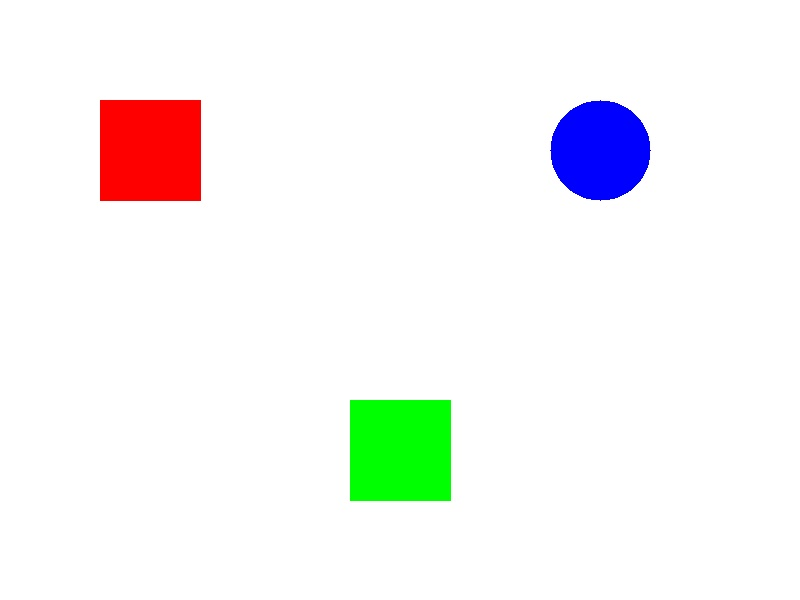
#> input picture sample_image.jpg, 800 x 600 px
$ python object_detector.py sample_image.jpg
#> lines starting #> are read from the running program, lines starting #| are printed output that depends on the picture; after the words box and inside, x2 and y2 are one past the last pixel; in counts of white or black regions, pixels touching at a corner belong together
#!/usr/bin/env python3
"""
Object Detection and Distance Calculation Script

This script detects objects in an image and calculates distances between them
on a 2D plane, treating the surface as a flat table.
"""

import cv2
import numpy as np
import matplotlib.pyplot as plt
import argparse
import math
from typing import List, Tuple, Dict, Any
import json
import os

# Optional imports for YOLO detection
try:
    from ultralytics import YOLO
    YOLO_AVAILABLE = True
except ImportError:
    YOLO_AVAILABLE = False
    print("Warning: ultralytics not available. YOLO detection will be disabled.")


class ObjectDetector:
    """
    A class for detecting objects in images and calculating distances between them.
    """

    def __init__(self):
        """Initialize the ObjectDetector with default parameters."""
        self.detected_objects = []
        self.image = None
        self.image_height = 0
        self.image_width = 0
        self.yolo_model = None

        # COCO class names for common objects
        self.coco_classes = {
            0: 'person', 47: 'apple', 48: 'banana', 49: 'orange', 50: 'carrot',
            51: 'hot_dog', 52: 'pizza', 53: 'donut', 54: 'cake', 39: 'bottle',
            40: 'wine_glass', 41: 'cup', 42: 'fork', 43: 'knife', 44: 'spoon',
            45: 'bowl', 67: 'cell_phone', 68: 'microwave', 69: 'oven', 70: 'toaster',
            71: 'sink', 72: 'refrigerator', 73: 'book', 74: 'clock', 75: 'vase',
            76: 'scissors', 77: 'teddy_bear', 78: 'hair_drier', 79: 'toothbrush',
            1: 'bicycle', 2: 'car', 3: 'motorcycle', 4: 'airplane', 5: 'bus',
            6: 'train', 7: 'truck', 8: 'boat', 9: 'traffic_light', 10: 'fire_hydrant',
            11: 'stop_sign', 12: 'parking_meter', 13: 'bench', 14: 'bird', 15: 'cat',
            16: 'dog', 17: 'horse', 18: 'sheep', 19: 'cow', 20: 'elephant',
            21: 'bear', 22: 'zebra', 23: 'giraffe', 24: 'backpack', 25: 'umbrella',
            26: 'handbag', 27: 'tie', 28: 'suitcase', 29: 'frisbee', 30: 'skis',
            31: 'snowboard', 32: 'sports_ball', 33: 'kite', 34: 'baseball_bat',
            35: 'baseball_glove', 36: 'skateboard', 37: 'surfboard', 38: 'tennis_racket'
        }

    def load_image(self, image_path: str) -> bool:
        """
        Load an image from file path.

        Args:
            image_path (str): Path to the image file

        Returns:
            bool: True if image loaded successfully, False otherwise
        """
        try:
            self.image = cv2.imread(image_path)
            if self.image is None:
                print(f"Error: Could not load image from {image_path}")
                return False

            self.image_height, self.image_width = self.image.shape[:2]
            print(f"Image loaded successfully: {self.image_width}x{self.image_height}")
            return True
        except Exception as e:
            print(f"Error loading image: {e}")
            return False

    def detect_objects_by_color(self, color_ranges: List[Dict[str, Any]],
                               use_preprocessing: bool = True) -> List[Dict[str, Any]]:
        """
        Detect objects in the image based on color ranges with improved noise handling.

        Args:
            color_ranges (List[Dict]): List of color range dictionaries with 'name', 'lower', 'upper' keys
            use_preprocessing (bool): Whether to apply noise reduction preprocessing

        Returns:
            List[Dict]: List of detected objects with their properties
        """
        if self.image is None:
            print("No image loaded")
            return []

        # Apply preprocessing for complex backgrounds
        processed_image = self.image.copy()
        if use_preprocessing:
            # Apply Gaussian blur to reduce noise
            processed_image = cv2.GaussianBlur(processed_image, (5, 5), 0)

            # Apply bilateral filter to reduce noise while keeping edges sharp
            processed_image = cv2.bilateralFilter(processed_image, 9, 75, 75)

        # Convert BGR to HSV for better color detection
        hsv = cv2.cvtColor(processed_image, cv2.COLOR_BGR2HSV)
        detected_objects = []

        for color_range in color_ranges:
            name = color_range['name']
            lower = np.array(color_range['lower'])
            upper = np.array(color_range['upper'])

            # Create mask for the color range
            mask = cv2.inRange(hsv, lower, upper)

            # Apply morphological operations to reduce noise
            if use_preprocessing:
                # Remove small noise
                kernel = np.ones((3, 3), np.uint8)
                mask = cv2.morphologyEx(mask, cv2.MORPH_OPEN, kernel)
                # Fill holes
                mask = cv2.morphologyEx(mask, cv2.MORPH_CLOSE, kernel)
                # Smooth edges
                mask = cv2.medianBlur(mask, 5)

            # Find contours
            contours, _ = cv2.findContours(mask, cv2.RETR_EXTERNAL, cv2.CHAIN_APPROX_SIMPLE)

            for contour in contours:
                # Filter small contours (adaptive threshold based on image size)
                min_area = max(500, self.image_width * self.image_height * 0.001)  # At least 0.1% of image
                area = cv2.contourArea(contour)
                if area < min_area:
                    continue

                # Filter contours that are too elongated (likely noise)
                x, y, w, h = cv2.boundingRect(contour)
                aspect_ratio = max(w, h) / min(w, h)
                if aspect_ratio > 10:  # Skip very elongated shapes
                    continue

                # Calculate center point
                center_x = x + w // 2
                center_y = y + h // 2

                # Calculate orientation (angle of the major axis)
                if len(contour) >= 5:
                    ellipse = cv2.fitEllipse(contour)
                    angle = ellipse[2]
                else:
                    angle = 0

                # Convert image coordinates to 2D coordinate system
                # (0,0) at bottom-left, with y increasing upward
                coord_x = center_x
                coord_y = self.image_height - center_y

                obj_data = {
                    'name': name,
                    'center': (center_x, center_y),
                    'coordinates_2d': (coord_x, coord_y),
                    'bounding_box': (x, y, w, h),
                    'area': area,
                    'orientation_angle': angle,
                    'contour': contour,
                    'detection_method': 'color'
                }

                detected_objects.append(obj_data)

        self.detected_objects = detected_objects
        return detected_objects

    # [151 lines left out: functions detect_objects_by_template, detect_objects_by_yolo, not called in this run]

    def calculate_distance(self, obj1: Dict[str, Any], obj2: Dict[str, Any],
                          pixels_per_unit: float = 1.0) -> float:
        """
        Calculate Euclidean distance between two objects on a 2D plane.

        Args:
            obj1 (Dict): First object data
            obj2 (Dict): Second object data
            pixels_per_unit (float): Conversion factor from pixels to real-world units

        Returns:
            float: Distance between objects in specified units
        """
        x1, y1 = obj1['coordinates_2d']
        x2, y2 = obj2['coordinates_2d']

        # Calculate Euclidean distance
        pixel_distance = math.sqrt((x2 - x1)**2 + (y2 - y1)**2)
        real_distance = pixel_distance / pixels_per_unit

        return real_distance

    def get_object_analysis(self, pixels_per_unit: float = 1.0) -> Dict[str, Any]:
        """
        Get comprehensive analysis of detected objects including distances.

        Args:
            pixels_per_unit (float): Conversion factor from pixels to real-world units

        Returns:
            Dict: Analysis results
        """
        if len(self.detected_objects) < 2:
            return {
                'error': 'At least 2 objects required for distance analysis',
                'objects_detected': len(self.detected_objects)
            }

        analysis = {
            'image_dimensions': (self.image_width, self.image_height),
            'coordinate_system': '2D with origin at bottom-left, y-axis pointing up',
            'objects': [],
            'distances': []
        }

        # Add object information
        for i, obj in enumerate(self.detected_objects):
            obj_info = {
                'id': i,
                'name': obj['name'],
                'position_2d': obj['coordinates_2d'],
                'center_pixels': obj['center'],
                'area_pixels': obj['area'],
                'orientation_degrees': obj['orientation_angle'],
                'facing_direction': self._get_facing_direction(obj['orientation_angle'])
            }
            analysis['objects'].append(obj_info)

        # Calculate all pairwise distances
        for i in range(len(self.detected_objects)):
            for j in range(i + 1, len(self.detected_objects)):
                obj1 = self.detected_objects[i]
                obj2 = self.detected_objects[j]
                distance = self.calculate_distance(obj1, obj2, pixels_per_unit)

                distance_info = {
                    'object1': obj1['name'],
                    'object2': obj2['name'],
                    'distance_pixels': distance * pixels_per_unit,
                    'distance_units': distance,
                    'object1_position': obj1['coordinates_2d'],
                    'object2_position': obj2['coordinates_2d']
                }
                analysis['distances'].append(distance_info)

        return analysis

    def _get_facing_direction(self, angle: float) -> str:
        """
        Convert angle to cardinal direction.

        Args:
            angle (float): Angle in degrees

        Returns:
            str: Cardinal direction
        """
        # Normalize angle to 0-360 range
        angle = angle % 360

        if 45 <= angle < 135:
            return "North"
        elif 135 <= angle < 225:
            return "West"
        elif 225 <= angle < 315:
            return "South"
        else:
            return "East"

    def visualize_results(self, save_path: str = None, show_plot: bool = True):
        """
        Visualize the detected objects and their relationships.

        Args:
            save_path (str): Path to save the visualization (optional)
            show_plot (bool): Whether to display the plot
        """
        if self.image is None or not self.detected_objects:
            print("No image or objects to visualize")
            return

        # Create a copy of the image for visualization
        vis_image = self.image.copy()

        # Draw detected objects
        for i, obj in enumerate(self.detected_objects):
            x, y, w, h = obj['bounding_box']
            center = obj['center']

            # Draw bounding box
            cv2.rectangle(vis_image, (x, y), (x + w, y + h), (0, 255, 0), 2)

            # Draw center point
            cv2.circle(vis_image, center, 5, (0, 0, 255), -1)

            # Draw label
            label = f"{obj['name']} ({center[0]}, {self.image_height - center[1]})"
            cv2.putText(vis_image, label, (x, y - 10), cv2.FONT_HERSHEY_SIMPLEX, 0.5, (255, 255, 255), 1)

        # Draw distance lines between objects
        for i in range(len(self.detected_objects)):
            for j in range(i + 1, len(self.detected_objects)):
                pt1 = self.detected_objects[i]['center']
                pt2 = self.detected_objects[j]['center']
                cv2.line(vis_image, pt1, pt2, (255, 0, 0), 2)

                # Add distance label
                mid_x = (pt1[0] + pt2[0]) // 2
                mid_y = (pt1[1] + pt2[1]) // 2
                distance = self.calculate_distance(self.detected_objects[i], self.detected_objects[j])
                cv2.putText(vis_image, f"{distance:.1f}px", (mid_x, mid_y),
                           cv2.FONT_HERSHEY_SIMPLEX, 0.4, (255, 255, 0), 1)

        # Convert BGR to RGB for matplotlib
        vis_image_rgb = cv2.cvtColor(vis_image, cv2.COLOR_BGR2RGB)

        plt.figure(figsize=(12, 8))
        plt.imshow(vis_image_rgb)
        plt.title('Object Detection and Distance Analysis')
        plt.axis('off')

        if save_path:
            plt.savefig(save_path, bbox_inches='tight', dpi=300)
            print(f"Visualization saved to: {save_path}")

        if show_plot:
            plt.show()


def create_sample_color_ranges():
    """Create sample color ranges for common objects."""
    return [
        {
            'name': 'red_object',
            'lower': [0, 50, 50],    # Lower HSV for red
            'upper': [10, 255, 255]  # Upper HSV for red
        },
        {
            'name': 'blue_object',
            'lower': [100, 50, 50],   # Lower HSV for blue
            'upper': [130, 255, 255]  # Upper HSV for blue
        },
        {
            'name': 'green_object',
            'lower': [40, 50, 50],    # Lower HSV for green
            'upper': [80, 255, 255]   # Upper HSV for green
        }
    ]


def main():
    """Main function to run the object detection and distance calculation."""
    parser = argparse.ArgumentParser(description='Detect objects and calculate distances in images')
    parser.add_argument('image_path', help='Path to input image')
    parser.add_argument('--method', choices=['color', 'template', 'yolo'], default='color',
                       help='Detection method: color-based, template matching, or YOLO deep learning')
    parser.add_argument('--templates', nargs='+', help='Template image paths (for template method)')
    parser.add_argument('--target-objects', nargs='+',
                       help='Specific objects to detect (for YOLO method, e.g., apple bottle car)')
    parser.add_argument('--confidence', type=float, default=0.5,
                       help='Confidence threshold for YOLO detection (0-1)')
    parser.add_argument('--output', help='Output JSON file path')
    parser.add_argument('--visualize', help='Save visualization image path')
    parser.add_argument('--pixels-per-unit', type=float, default=1.0,
                       help='Pixels per unit for distance measurement')
    parser.add_argument('--no-display', action='store_true', help='Don\'t display visualization')
    parser.add_argument('--no-preprocessing', action='store_true',
                       help='Disable noise reduction preprocessing (for color method)')

    args = parser.parse_args()

    # Initialize detector
    detector = ObjectDetector()

    # Load image
    if not detector.load_image(args.image_path):
#> in load_image, self.image is the input picture: shape (600, 800, 3); mean B, G, R 244.1, 245.4, 245.3
#| Image loaded successfully: 800x600
        return 1

    # Detect objects based on method
    if args.method == 'color':
        color_ranges = create_sample_color_ranges()
        detected_objects = detector.detect_objects_by_color(
            color_ranges, use_preprocessing=not args.no_preprocessing)
#> in detect_objects_by_color, `hsv = cv2.cvtColor(processed_image, cv2.COLOR_BGR2HSV)`: hsv: shape (600, 800, 3); mean H, S, V 4.3, 15, 254.8
#> the loop in detect_objects_by_color, `for color_range in color_ranges:` made 3 passes
#> pass 1, in detect_objects_by_color, `mask = cv2.inRange(hsv, lower, upper)`:
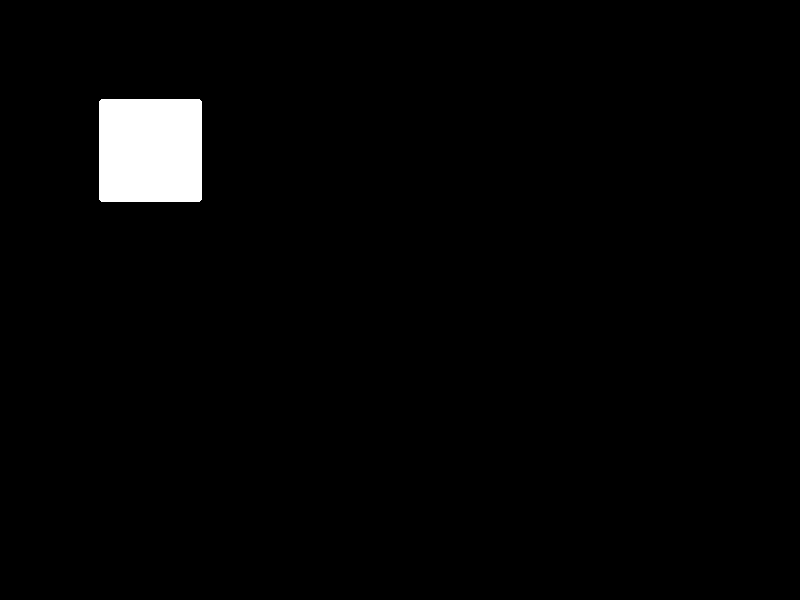
#> mask: shape (600, 800); 2.2% white; 1 white region, box (x1, y1, x2, y2) and area: (99, 99, 202, 202) 10597
#> pass 2, in detect_objects_by_color, `mask = cv2.inRange(hsv, lower, upper)`:
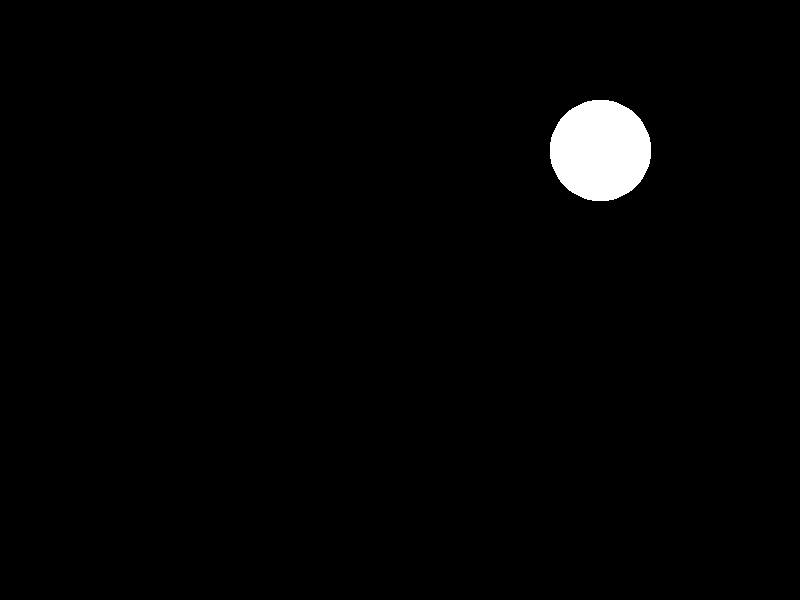
#> mask: shape (600, 800); 1.7% white; 1 white region, box (x1, y1, x2, y2) and area: (550, 100, 651, 201) 8053
#> pass 3, in detect_objects_by_color, `mask = cv2.inRange(hsv, lower, upper)`:
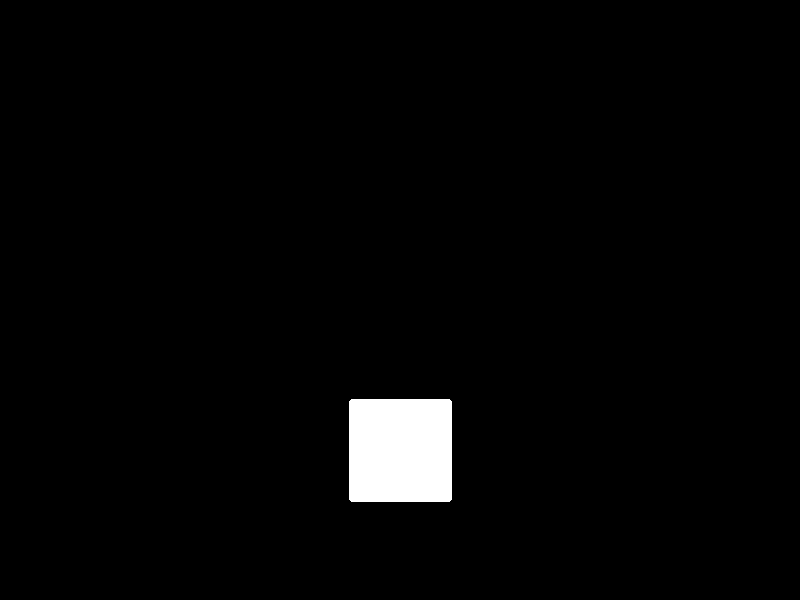
#> mask: shape (600, 800); 2.2% white; 1 white region, box (x1, y1, x2, y2) and area: (349, 399, 452, 502) 10597
#> after the loop in detect_objects_by_color, `for color_range in color_ranges:`: mask: shape (600, 800); 2.2% white; 1 white region, box (x1, y1, x2, y2) and area: (349, 399, 452, 502) 10589
#> after the loop in detect_objects_by_color, `for color_range in color_ranges:`: detected_objects = 3 items
#> detected_objects = 3 items
    elif args.method == 'template':
        if not args.templates:
            print("Template paths required for template matching method")
            return 1
        detected_objects = detector.detect_objects_by_template(args.templates)
    elif args.method == 'yolo':
        detected_objects = detector.detect_objects_by_yolo(
            confidence_threshold=args.confidence,
            target_objects=args.target_objects)
        if not detected_objects and not YOLO_AVAILABLE:
            print("YOLO method requires ultralytics package. Install with: pip install ultralytics")
            return 1

    print(f"\nDetected {len(detected_objects)} objects:")
#| Detected 3 objects:
    for i, obj in enumerate(detected_objects):
        confidence_info = f" (conf: {obj['confidence']:.2f})" if 'confidence' in obj else ""
        print(f"  {i+1}. {obj['name']} at {obj['coordinates_2d']} (area: {obj['area']} pixels){confidence_info}")
#> this loop made 3 passes
#|   1. red_object at (150, 450) (area: 10388.0 pixels)
#|   2. blue_object at (600, 450) (area: 7910.0 pixels)
#|   3. green_object at (400, 150) (area: 10388.0 pixels)

    # Get analysis
    analysis = detector.get_object_analysis(args.pixels_per_unit)
#> the loop in get_object_analysis, `for i, obj in enumerate(self.detected_objects):` made 3 passes
#> the loop in get_object_analysis, `for i in range(len(self.detected_objects)):` made 3 passes
#> analysis = 4 items

    # Output results
    if 'error' in analysis:
        print(f"\nError: {analysis['error']}")
    else:
        print(f"\n=== ANALYSIS RESULTS ===")
        print(f"Image dimensions: {analysis['image_dimensions']}")
#| Image dimensions: (800, 600)
        print(f"Coordinate system: {analysis['coordinate_system']}")
#| Coordinate system: 2D with origin at bottom-left, y-axis pointing up

        print(f"\nObjects detected:")
        for obj in analysis['objects']:
            print(f"  - {obj['name']}: Position {obj['position_2d']}, Facing {obj['facing_direction']}")

        print(f"\nDistances:")
        for dist in analysis['distances']:
            print(f"  - {dist['object1']} to {dist['object2']}: {dist['distance_units']:.2f} units")

    # Save results to JSON if requested
    if args.output:
        with open(args.output, 'w') as f:
            json.dump(analysis, f, indent=2)
        print(f"\nResults saved to: {args.output}")

    # Visualize results
    if len(detected_objects) > 0:
        detector.visualize_results(args.visualize, not args.no_display)
#> the loop in visualize_results, `for i, obj in enumerate(self.detected_objects):` made 3 passes
#> (x, y, w, h, center, label) on passes 1 to 3: (99, 99, 103, 103, (150, 150), 'red_object (150, 450)'), (550, 100, 101, 101, (600, 150), 'blue_object (600, 450)'), (349, 399, 103, 103, (400, 450), 'green_object (400, 150)')
#> after the loop in visualize_results, `for i, obj in enumerate(self.detected_objects):`:
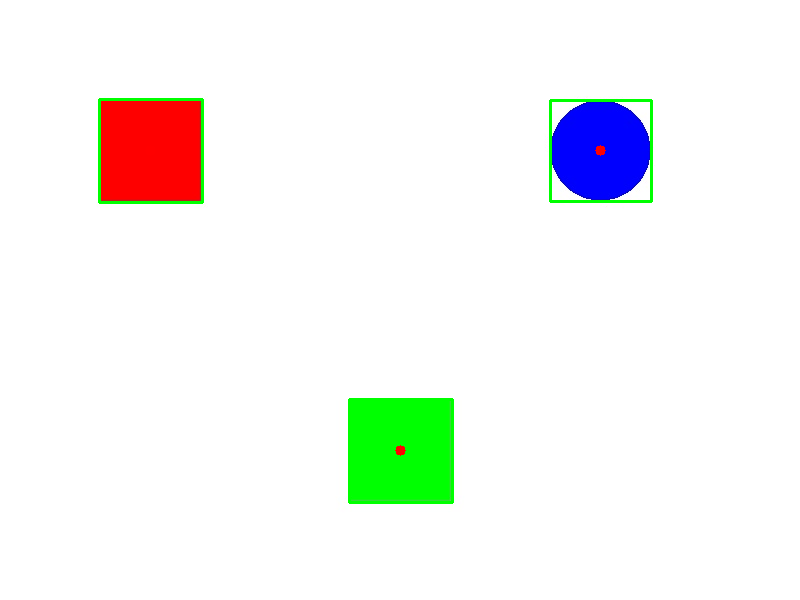
#> vis_image: shape (600, 800, 3); 0.82% of pixels changed, all inside (x1, y1, x2, y2) = (98, 98, 653, 504)
#> the loop in visualize_results, `for i in range(len(self.detected_objects)):` made 3 passes
#> after the loop in visualize_results, `for i in range(len(self.detected_objects)):`:
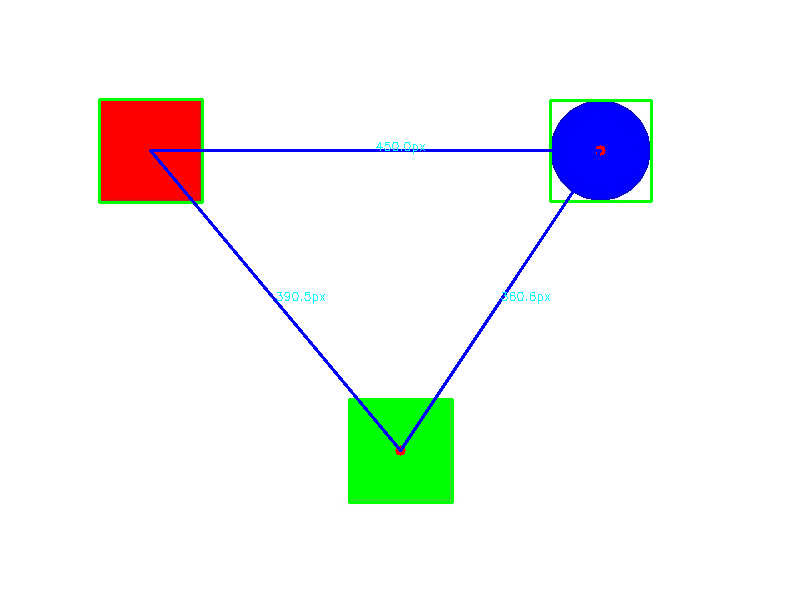
#> vis_image: shape (600, 800, 3); 0.85% of pixels changed, all inside (x1, y1, x2, y2) = (149, 142, 602, 452)

    return 0


if __name__ == "__main__":
    exit(main())
#> (the program exits here)
